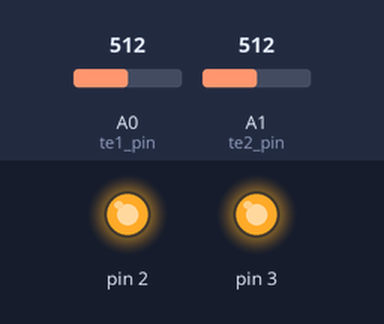
The sketch below on a simulated Arduino Uno, built with avr-gcc and run on an emulated ATmega328P. Shown: output pins drawn as LEDs (lit = HIGH). The test bench sets the inputs (shaded band); at power-on: A0 (te1_pin) = 512, A1 (te2_pin) = 512.

Above: at 1.2 s.
1.3 s: A0 (te1_pin) set to 604
2.8 s: A0 (te1_pin) set to 632
At 3.5 s:
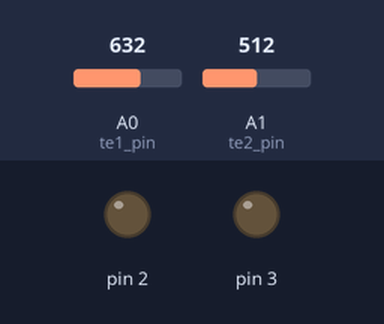
4.3 s: A0 (te1_pin) set to 511
At 4.6 s:
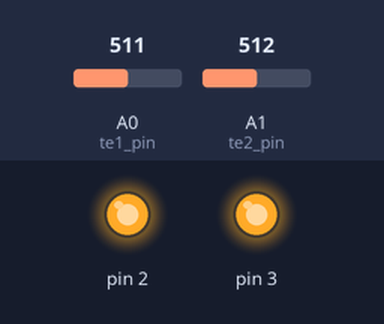
5.8 s: A0 (te1_pin) set to 426
7.3 s: A0 (te1_pin) set to 400
At 8.1 s:
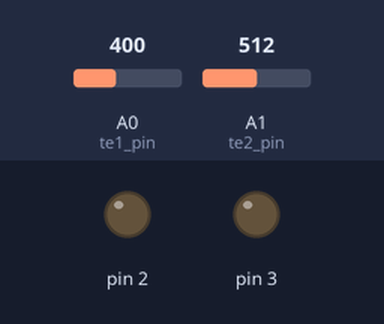
Timing chart, 0 to 9.8 s (numbered marks = the images above; inputs shaded):
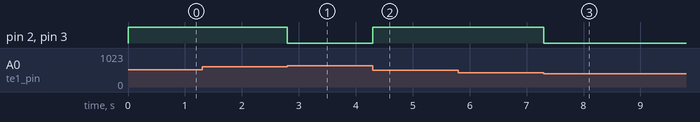

Measured:
- the behaviour switches between 614 and 615 on A0 (te1_pin) (found by bisection; images 0 and 1)
- the behaviour switches between 410 and 409 on A0 (te1_pin) (found by bisection; images 2 and 3)
- after the input at 1.3 s, every drawn part: stays the same
- after the input at 2.8 s, pin 2, pin 3: HIGH → LOW at once
- after the input at 4.3 s, pin 2, pin 3: LOW → HIGH at once
- after the input at 5.8 s, every drawn part: stays the same
- after the input at 7.3 s, pin 2, pin 3: HIGH → LOW at once

The sketch:

APPS_ECU_20072023.ino
```cpp
//Pin assignment for inputs
int te1_pin = A0;
int te2_pin = A1;
int diode = 0;//143 if diode is used


void setup() {
  // put your setup code here, to run once:
  Serial.begin(9600);
  pinMode(3,OUTPUT);
  pinMode(2,OUTPUT);
  pinMode(A0,INPUT);
  pinMode(A1,INPUT);

}

void loop() {
    int te1 = diode + analogRead(te1_pin);
    int te2=analogRead(te2_pin);

    float te2Volts = voltConverter(te2);

    if (te2Volts < 0.5 || te2Volts > 4.5){
      digitalLow();
    }
    else {
      float output = deviationCheck(te1,te2);
      if (output < 10) {
        digitalHigh();
      }
      else {
        digitalLow();
      }
  }

}

float voltConverter(int x){
  float converted = (abs(x)*5/1023);
  return converted;
}

float deviationCheck(int x, int y){
  float dev = (abs(x-y)*100/1023);
  return dev;
}

void digitalLow(){
  digitalWrite(2,LOW);
  digitalWrite(3,LOW);
}

void digitalHigh(){
  digitalWrite(2,HIGH);
  digitalWrite(3,HIGH);
}
```
